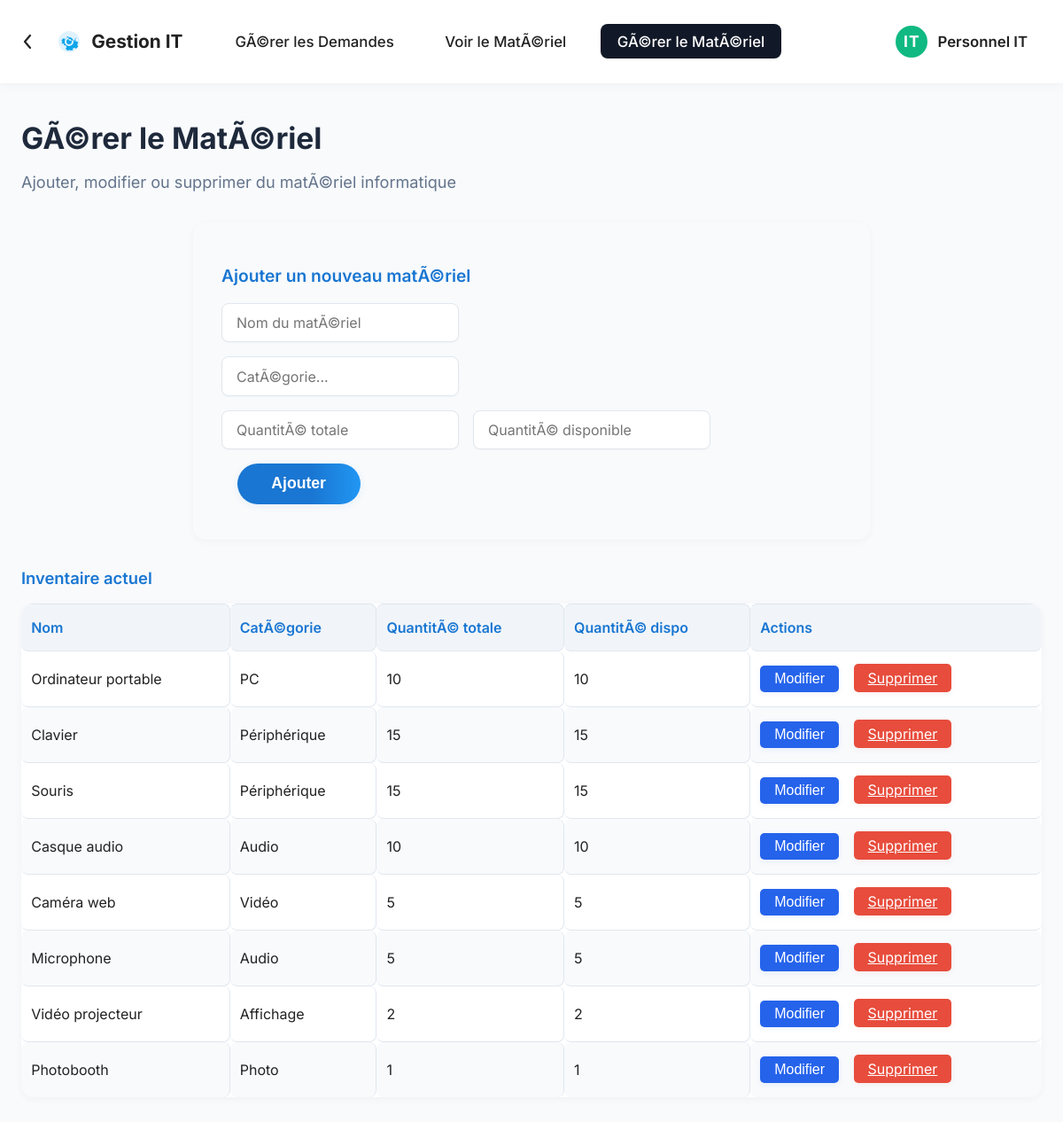
The app's page /gerer_materiel.php with its own data.
### tables this page shows
CREATE TABLE equipment (
    id INT AUTO_INCREMENT PRIMARY KEY,
    name VARCHAR(100) NOT NULL,
    type VARCHAR(50),
    quantity INT DEFAULT 1,
    available_quantity INT DEFAULT 1,
    created_at TIMESTAMP DEFAULT CURRENT_TIMESTAMP
);

### gerer_materiel.php (the view, shortened to what this page needs)
<?php
require_once 'includes/db.php';
$edit_mode = false;
$materiel_a_modifier = null;
$stmt = $pdo->query('SELECT * FROM equipment');
$materiels = $stmt->fetchAll(PDO::FETCH_ASSOC);
?>
<!DOCTYPE html>
<html lang="fr">
<head>
    <link rel="stylesheet" href="css/dashboard.css">
    <link rel="stylesheet" href="css/gerer_materiel.css">
</head>
<body>
    <nav class="top-nav">
        <a href="index.php" class="back-btn" title="Retour">
            <svg width="28" height="28" fill="none" xmlns="http://www.w3.org/2000/svg"><path d="M15 21l-6-7 6-7" stroke="#222" stroke-width="2.2" stroke-linecap="round" stroke-linejoin="round"/></svg>
        </a>
        <span class="nav-title">
            <span class="gear-icon">
            </span>
            Gestion IT
        </span>
        <ul class="nav-menu">
            <li><a href="dashboard.php">GÃ©rer les Demandes</a></li>
            <li><a href="voir_materiel.php">Voir le MatÃ©riel</a></li>
            <li><a href="gerer_materiel.php" class="active">GÃ©rer le MatÃ©riel</a></li>
        </ul>
        <div class="profile-badge">
            <span class="profile-circle">IT</span>
            <span class="profile-name">Personnel IT</span>
        </div>
    </nav>
    <main class="dashboard-main">
        <section class="dashboard-header">
            <h1>GÃ©rer le MatÃ©riel</h1>
            <p class="dashboard-subtitle">Ajouter, modifier ou supprimer du matÃ©riel informatique</p>
        </section>
        <section class="ajout-materiel-section">
            <form class="ajout-materiel-form" method="post" action="">
                <h2><?php echo $edit_mode ? 'Modifier le matÃ©riel' : 'Ajouter un nouveau matÃ©riel'; ?></h2>
                <div class="form-row">
                    <input type="text" name="name" placeholder="Nom du matÃ©riel" required value="<?php echo htmlspecialchars($materiel_a_modifier['name'] ?? ''); ?>">
                </div>
                <div class="form-row">
                    <input type="text" name="type" placeholder="CatÃ©gorie..." required value="<?php echo htmlspecialchars($materiel_a_modifier['type'] ?? ''); ?>">
                </div>
                <div class="form-row">
                    <input type="number" name="quantity" placeholder="QuantitÃ© totale" min="1" required value="<?php echo $materiel_a_modifier['quantity'] ?? ''; ?>">
                    <input type="number" name="available_quantity" placeholder="QuantitÃ© disponible" min="0" required value="<?php echo $materiel_a_modifier['available_quantity'] ?? ''; ?>">
                </div>
                <div class="form-row">
                    <button type="submit" class="btn-ajouter"><?php echo $edit_mode ? 'Mettre Ã  jour' : 'Ajouter'; ?></button>
                </div>
            </form>
        </section>
        <section class="liste-materiel-section">
            <h2>Inventaire actuel</h2>
            <table class="materiel-table">
                <thead>
                    <tr>
                        <th>Nom</th>
                        <th>CatÃ©gorie</th>
                        <th>QuantitÃ© totale</th>
                        <th>QuantitÃ© dispo</th>
                        <th>Actions</th>
                    </tr>
                </thead>
                <tbody>
                <?php foreach ($materiels as $m) : ?>
        <tr>
            <td><?php echo htmlspecialchars($m['name']); ?></td>
            <td><?php echo htmlspecialchars($m['type']); ?></td>
            <td><?php echo $m['quantity']; ?></td>
            <td><?php echo $m['available_quantity']; ?></td>
            <td>
                <button onclick="openModal('<?php echo $m['id']; ?>', '<?php echo htmlspecialchars($m['name']); ?>', '<?php echo htmlspecialchars($m['type']); ?>', '<?php echo $m['quantity']; ?>', '<?php echo $m['available_quantity']; ?>')">
                    Modifier
                </button>
                <a href="supprimer_materiel.php?id=<?php echo $m['id']; ?>" class="btn-supprimer" onclick="return confirm('Voulez-vous vraiment supprimer ce matÃ©riel ?');">Supprimer</a>
            </td>
        </tr>
        <?php endforeach; ?>
    </tbody>
</table>
</section>
    </main>
</body>
</html>

### css/dashboard.css (style rules this page uses)
body { font-family: 'Inter', 'Segoe UI', Arial, sans-serif; background: #f8fafc; color: #222; margin: 0; padding: 0; }
.top-nav { display: flex; align-items: center; background: #fff; padding: 0.7rem 2.5rem 0.7rem 1.2rem; box-shadow: 0 2px 12px rgba(0,0,0,0.03); border-bottom: 1px solid #f1f5f9; position: sticky; top: 0; z-index: 10; }
.back-btn { margin-right: 1.2rem; display: flex; align-items: center; background: none; border: none; cursor: pointer; padding: 0; }
.nav-title { font-size: 1.3rem; font-weight: 700; color: #222; display: flex; align-items: center; gap: 0.5rem; }
.gear-icon { display: inline-flex; align-items: center; margin-right: 0.3rem; }
.nav-menu { display: flex; gap: 1.2rem; margin-left: 2.5rem; list-style: none; padding: 0; }
.nav-menu li a { color: #222; text-decoration: none; font-weight: 500; font-size: 1.05rem; padding: 0.6rem 1.2rem; border-radius: 8px; transition: background 0.18s, color 0.18s; display: flex; align-items: center; gap: 0.4rem; }
.nav-menu li a.active, .nav-menu li a:hover { background: #111827; color: #fff; }
.profile-badge { margin-left: auto; display: flex; align-items: center; gap: 0.7rem; }
.profile-circle { background: #10b981; color: #fff; font-weight: 700; border-radius: 50%; width: 36px; height: 36px; display: flex; align-items: center; justify-content: center; font-size: 1.1rem; letter-spacing: 1px; }
.profile-name { color: #222; font-weight: 600; font-size: 1.05rem; }
.dashboard-main { max-width: 1200px; margin: 2.5rem auto 0 auto; padding: 0 1.5rem 2rem 1.5rem; }
.dashboard-header h1 { font-size: 2.1rem; font-weight: 700; margin-bottom: 0.2rem; color: #1e293b; }
.dashboard-subtitle { color: #64748b; font-size: 1.13rem; margin-bottom: 2.2rem; }

### css/gerer_materiel.css (style rules this page uses)
.ajout-materiel-section { background: #f8fafc; border-radius: 14px; box-shadow: 0 2px 8px rgba(0,0,0,0.04); padding: 2em 2em 1.5em 2em; margin-bottom: 2em; max-width: 700px; margin-left: auto; margin-right: auto; font-family: 'Inter', Arial, sans-serif; }
.ajout-materiel-form h2 { margin-bottom: 1em; font-size: 1.2em; font-weight: 600; color: #1976d2; }
.ajout-materiel-form .form-row { display: flex; gap: 1em; margin-bottom: 1em; }
.ajout-materiel-form input, .ajout-materiel-form select, .ajout-materiel-form textarea { font-family: inherit; font-size: 1em; padding: 0.7em 1em; border: 1px solid #e0e7ef; border-radius: 8px; background: #fff; outline: none; transition: border 0.2s, box-shadow 0.2s; box-shadow: 0 1px 2px rgba(0,0,0,0.03); }
.btn-ajouter { background: linear-gradient(90deg, #1976d2 60%, #2196f3 100%); color: #fff; border: none; border-radius: 24px; padding: 0.7em 2.2em; font-size: 1.1em; font-weight: 600; cursor: pointer; box-shadow: 0 2px 8px rgba(25,118,210,0.08); transition: background 0.2s, box-shadow 0.2s; margin-left: 1em; }
.liste-materiel-section { margin-top: 2em; font-family: 'Inter', Arial, sans-serif; }
.liste-materiel-section h2 { margin-bottom: 1em; color: #1976d2; font-size: 1.15em; font-weight: 600; }
.materiel-table { width: 100%; border-collapse: separate; border-spacing: 0; background: #fff; border-radius: 14px; box-shadow: 0 2px 8px rgba(0,0,0,0.04); overflow: hidden; font-family: 'Inter', Arial, sans-serif; font-size: 1em; }
.materiel-table th, .materiel-table td { padding: 1em 0.7em; text-align: left; border-right: 1px solid #e0e7ef; border-bottom: 1px solid #e0e7ef; background: #fff; }
.materiel-table th { background: #f1f5f9; color: #1976d2; font-weight: 600; font-size: 1em; border-top: 1px solid #e0e7ef; }
.materiel-table tr:nth-child(even) td { background: #f8fafc; }
.materiel-table tr:last-child td { border-bottom: none; }
.materiel-table th:last-child, .materiel-table td:last-child { border-right: none; }
.materiel-table th, .materiel-table td { border-radius: 0.5em; }
.btn-modifier, button[onclick^="openModal"] { background-color: #2563eb; color: #fff; border: none; border-radius: 5px; padding: 6px 16px; font-size: 1em; cursor: pointer; font-weight: 500; margin-right: 6px; transition: background 0.2s, box-shadow 0.2s; box-shadow: 0 2px 6px rgba(37,99,235,0.08); display: inline-block; }
.btn-supprimer { background-color: #e74c3c; color: #fff; border: none; border-radius: 5px; padding: 6px 16px; font-size: 1em; cursor: pointer; transition: background 0.2s, box-shadow 0.2s; box-shadow: 0 2px 6px rgba(231,76,60,0.08); margin-left: 6px; }

### records on screen
equipment: name "Ordinateur portable", type "PC", quantity "10", available_quantity "10"
equipment: name "Clavier", type "Périphérique", quantity "15", available_quantity "15"
equipment: name "Souris", type "Périphérique", quantity "15", available_quantity "15"
equipment: name "Casque audio", type "Audio", quantity "10", available_quantity "10"
equipment: name "Caméra web", type "Vidéo", quantity "5", available_quantity "5"
equipment: name "Microphone", type "Audio", quantity "5", available_quantity "5"
equipment: name "Vidéo projecteur", type "Affichage", quantity "2", available_quantity "2"
equipment: name "Photobooth", type "Photo", quantity "1", available_quantity "1"
